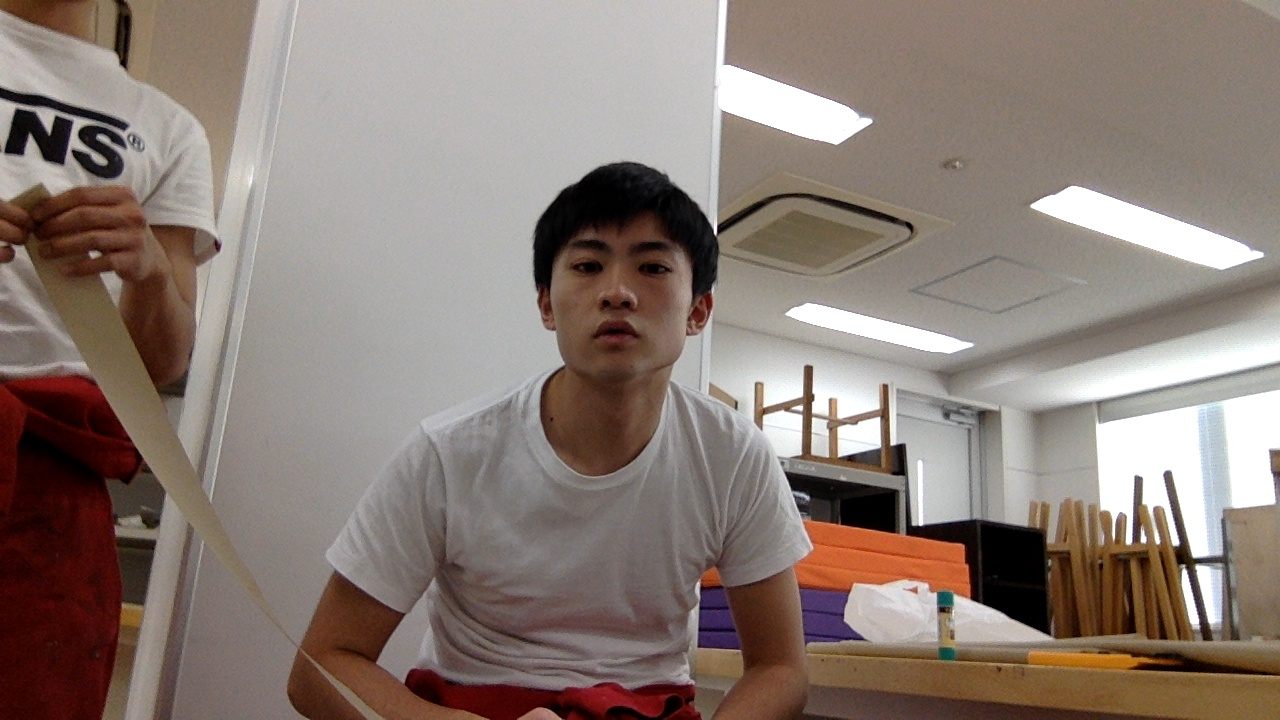
#> input picture photo1.jpg, 1280 x 720 px
$ python clip_face.py photo1.jpg   (Python 2 division)
#> lines starting #> are read from the running program, lines starting #| are printed output that depends on the picture; after the words box and inside, x2 and y2 are one past the last pixel; in counts of white or black regions, pixels touching at a corner belong together
# -*- coding:utf-8 -*-
import cv2
import sys
import os
import shutil
from PIL import Image
from PIL import ImageDraw

args = sys.argv
argc = len(args)

if(argc != 2):
	print '引数を指定して実行してください。'
	quit()

image_path = args[1]

cascade_path = "/usr/local/opt/opencv/share/OpenCV/haarcascades/haarcascade_frontalface_alt.xml"

#ファイル読み込み
image = cv2.imread(image_path)
#> image is the input picture: shape (720, 1280, 3); mean B, G, R 116.8, 124.6, 138.7
if(image is None):
	print '画像を開けません。'
	quit()

#グレースケール変換
image_gray = cv2.cvtColor(image, cv2.COLOR_RGB2GRAY)
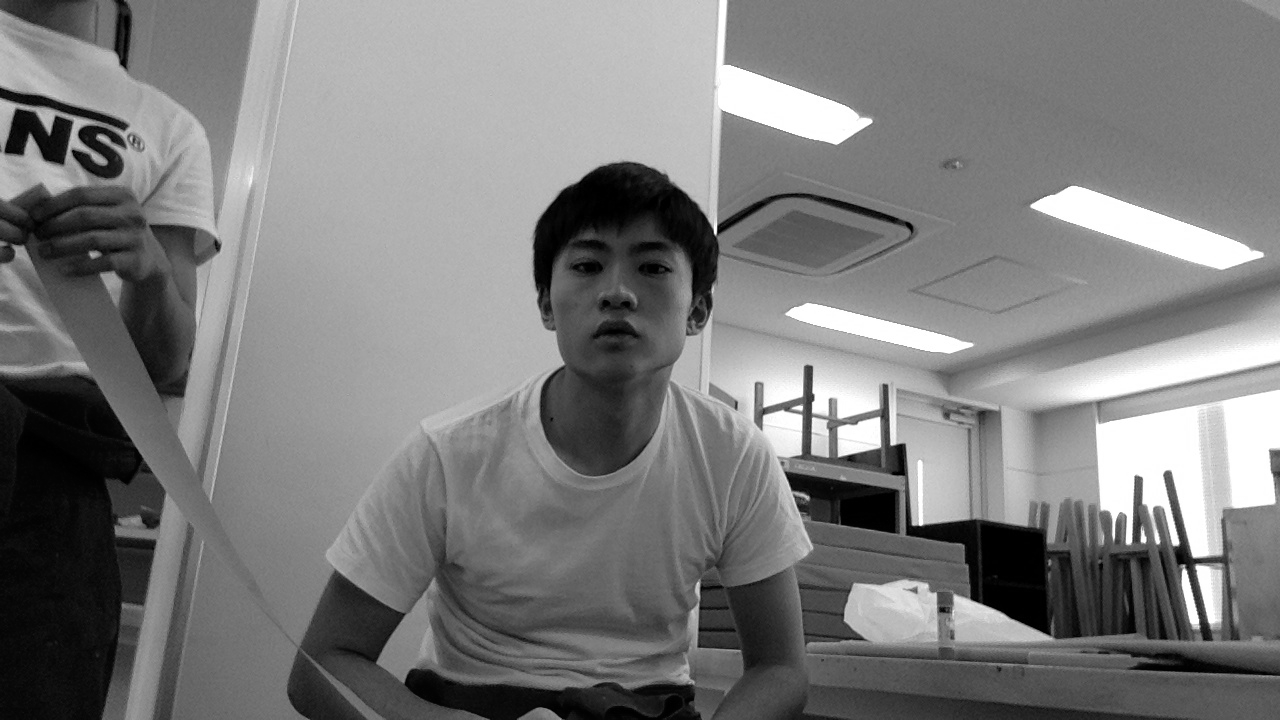
#> image_gray: shape (720, 1280); min 0, max 255, mean 123.9

#カスケード分類器の特徴量を取得する
cascade = cv2.CascadeClassifier(cascade_path)

#物体認識（顔認識）の実行
facerect = cascade.detectMultiScale(image_gray, scaleFactor=1.2, minNeighbors=2, minSize=(10, 10))
#> facerect = [[535, 203, 164, 164]]

print "face rectangle"
print facerect
#| [[535 203 164 164]]

#ディレクトリの作成
if len(facerect) > 0:
	path = os.path.splitext(image_path)
	dir_path = path[0] + '_face'
	if os.path.isdir(dir_path):
		shutil.rmtree(dir_path)
	os.mkdir(dir_path)

i = 0;
for rect in facerect:
    #顔だけ切り出して保存
    x = rect[0]
#> x = 535
    y = rect[1]
#> y = 203
    width = rect[2]
#> width = 164
    height = rect[3]
#> height = 164
    dst = image[y:y+height, x:x+width]
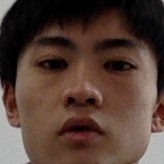
#> dst: shape (164, 164, 3); mean B, G, R 53.3, 62.4, 84.4
    new_image_path = dir_path + '/' + str(i) + path[1];
    cv2.imwrite(new_image_path, dst)

    path = new_image_path
    offset = 10     # この値は調整してください
    img = Image.open(path)
    mask = Image.new("L", img.size)
#> mask: PIL image 164x164 L; every value is 0
    draw = ImageDraw.Draw(mask)
    draw.ellipse([(offset, offset), (img.size[0] - offset, img.size[1] - offset)], 255)
    del draw
    img.putalpha(mask)
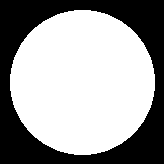
#> mask: PIL image 164x164 L; 61.3% white; 1 black region, box (x1, y1, x2, y2) and area: (0, 0, 164, 164) 10403
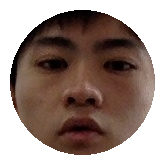
#> img: PIL image 164x164 RGBA; mean R, G, B, A 84.4, 62.4, 53.3, 156.4; transparent parts drawn white
    img.save("out.png")
    i += 1

if len(facerect) > 0:
	color = (255, 255, 255) #白
	for rect in facerect:
		#検出した顔を囲む矩形の作成
		cv2.rectangle(image, tuple(rect[0:2]),tuple(rect[0:2] + rect[2:4]), color, thickness=2)
#> this loop made 1 pass
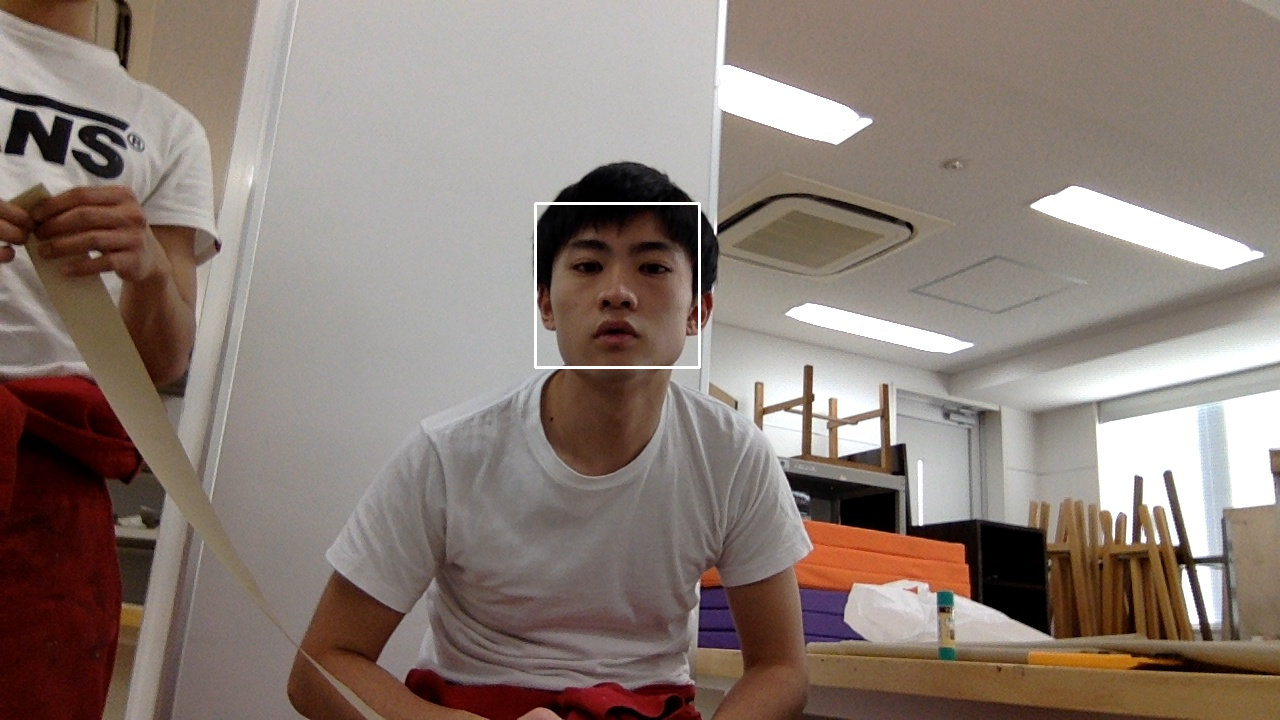
#> image: shape (720, 1280, 3); 0.21% of pixels changed, all inside (x1, y1, x2, y2) = (534, 202, 701, 369)

	#認識結果の保存
	new_image_path = dir_path + '/' +'all' + path[1]
	cv2.imwrite(new_image_path, image)
